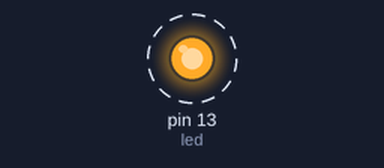
This sketch was run on a simulated Arduino Uno, built with avr-gcc and run on an emulated ATmega328P. Parts: output pins drawn as LEDs (lit = HIGH). Dashed ring = blinking. What the sketch prints to the serial monitor is not drawn.

Above: at 0.2 s.
Timing chart, 0 to 3.5 s (numbered marks = the images above):
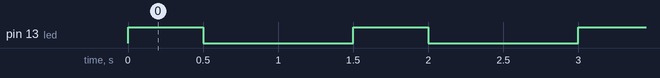

Measured:
- by itself, pin 13 (led): alternates HIGH for 0.50 s and LOW for 1.0 s

The sketch:

Exerc_cio_2.9_-_Tri_ngulos.ino
```cpp
int largura_base=9;

const int ON=HIGH;
const int OFF=LOW;
const int led=13;


void setup() {
  Serial.begin(9600);
  pinMode(led, OUTPUT);
  while (largura_base%2==0){
    largura_base += 1;
  }

}

void loop() {

  if(largura_base==1){
    Serial.println("   *");
  }
  else if(largura_base==3){
    Serial.println("   *");
    Serial.println("  ***");
  }
  else if(largura_base==5){
    Serial.println("   *");
    Serial.println("  ***");
    Serial.println(" *****");
  }
  else if(largura_base==7){
    Serial.println("   *");
    Serial.println("  ***");
    Serial.println(" *****");
    Serial.println("*******");
  }
  else if(largura_base==9){
    Serial.println("    *");
    Serial.println("   ***");
    Serial.println("  *****");
    Serial.println(" *******");
    Serial.println("*********");
  }
  digitalWrite(led, HIGH);
  delay(500);
  digitalWrite(led, LOW);
  delay(1000);
}
```
